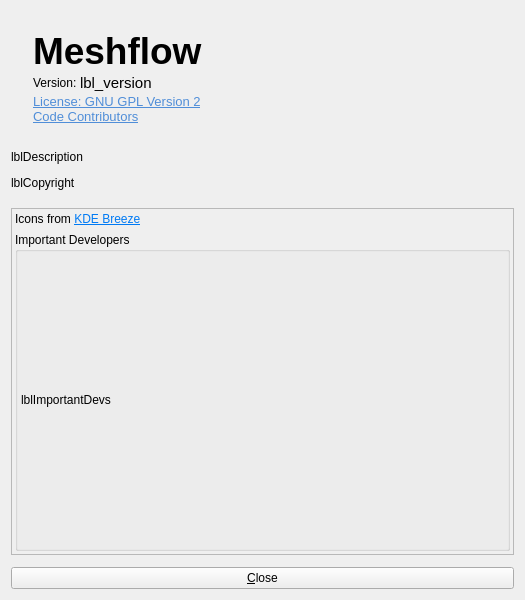
<?xml version="1.0" encoding="UTF-8"?>
<ui version="4.0">
 <class>AboutDialog</class>
 <widget class="QDialog" name="AboutDialog">
  <property name="windowModality">
   <enum>Qt::WindowModality::ApplicationModal</enum>
  </property>
  <property name="geometry">
   <rect>
    <x>0</x>
    <y>0</y>
    <width>525</width>
    <height>600</height>
   </rect>
  </property>
  <property name="sizePolicy">
   <sizepolicy hsizetype="Preferred" vsizetype="Preferred">
    <horstretch>0</horstretch>
    <verstretch>0</verstretch>
   </sizepolicy>
  </property>
  <property name="windowTitle">
   <string>About Meshflow</string>
  </property>
  <property name="windowIcon">
   <iconset theme="help-about"/>
  </property>
  <property name="modal">
   <bool>true</bool>
  </property>
  <layout class="QVBoxLayout" name="verticalLayout">
   <property name="spacing">
    <number>12</number>
   </property>
   <item>
    <widget class="QWidget" name="frameLogo" native="true">
     <property name="sizePolicy">
      <sizepolicy hsizetype="Preferred" vsizetype="Fixed">
       <horstretch>0</horstretch>
       <verstretch>0</verstretch>
      </sizepolicy>
     </property>
     <layout class="QGridLayout" name="gridLayout">
      <property name="verticalSpacing">
       <number>0</number>
      </property>
      <item row="4" column="1">
       <widget class="QLabel" name="linkGpl">
        <property name="sizePolicy">
         <sizepolicy hsizetype="Preferred" vsizetype="Fixed">
          <horstretch>0</horstretch>
          <verstretch>0</verstretch>
         </sizepolicy>
        </property>
        <property name="text">
         <string>&lt;!DOCTYPE HTML PUBLIC &quot;-//W3C//DTD HTML 4.0//EN&quot; &quot;http://www.w3.org/TR/REC-html40/strict.dtd&quot;&gt;
&lt;html&gt;&lt;head&gt;&lt;meta name=&quot;qrichtext&quot; content=&quot;1&quot; /&gt;&lt;style type=&quot;text/css&quot;&gt;
p, li { white-space: pre-wrap; }
&lt;/style&gt;&lt;/head&gt;&lt;body style=&quot; font-family:'Ubuntu'; font-size:10pt; font-weight:400; font-style:normal;&quot;&gt;
&lt;p style=&quot; margin-top:0px; margin-bottom:0px; margin-left:0px; margin-right:0px; -qt-block-indent:0; text-indent:0px;&quot;&gt;&lt;a href=&quot;https://www.gnu.org/licenses/old-licenses/gpl-2.0.html&quot;&gt;&lt;span style=&quot; text-decoration: underline; color:#508ed8;&quot;&gt;License: GNU GPL Version 2&lt;/a&gt;&lt;/span&gt;&lt;/p&gt;&lt;/body&gt;&lt;/html&gt;</string>
        </property>
        <property name="openExternalLinks">
         <bool>true</bool>
        </property>
       </widget>
      </item>
      <item row="6" column="1">
       <spacer name="verticalSpacer">
        <property name="orientation">
         <enum>Qt::Orientation::Vertical</enum>
        </property>
        <property name="sizeHint" stdset="0">
         <size>
          <width>20</width>
          <height>5</height>
         </size>
        </property>
       </spacer>
      </item>
      <item row="0" column="1">
       <spacer name="verticalSpacer_3">
        <property name="orientation">
         <enum>Qt::Orientation::Vertical</enum>
        </property>
        <property name="sizeHint" stdset="0">
         <size>
          <width>20</width>
          <height>10</height>
         </size>
        </property>
       </spacer>
      </item>
      <item row="1" column="1">
       <widget class="QLabel" name="lblName">
        <property name="sizePolicy">
         <sizepolicy hsizetype="Preferred" vsizetype="Fixed">
          <horstretch>0</horstretch>
          <verstretch>0</verstretch>
         </sizepolicy>
        </property>
        <property name="font">
         <font>
          <pointsize>28</pointsize>
          <bold>true</bold>
         </font>
        </property>
        <property name="text">
         <string notr="true">Meshflow</string>
        </property>
        <property name="scaledContents">
         <bool>false</bool>
        </property>
        <property name="alignment">
         <set>Qt::AlignmentFlag::AlignBottom|Qt::AlignmentFlag::AlignLeading|Qt::AlignmentFlag::AlignLeft</set>
        </property>
        <property name="indent">
         <number>0</number>
        </property>
        <property name="program_name" stdset="0">
         <bool>false</bool>
        </property>
       </widget>
      </item>
      <item row="0" column="0" rowspan="9">
       <widget class="QLabel" name="lblIcon">
        <property name="sizePolicy">
         <sizepolicy hsizetype="Preferred" vsizetype="Fixed">
          <horstretch>0</horstretch>
          <verstretch>0</verstretch>
         </sizepolicy>
        </property>
        <property name="autoFillBackground">
         <bool>false</bool>
        </property>
       </widget>
      </item>
      <item row="3" column="1">
       <widget class="QWidget" name="widget_2" native="true">
        <property name="sizePolicy">
         <sizepolicy hsizetype="Preferred" vsizetype="Fixed">
          <horstretch>0</horstretch>
          <verstretch>0</verstretch>
         </sizepolicy>
        </property>
        <layout class="QHBoxLayout" name="horizontalLayout">
         <property name="spacing">
          <number>0</number>
         </property>
         <property name="leftMargin">
          <number>0</number>
         </property>
         <property name="topMargin">
          <number>0</number>
         </property>
         <property name="rightMargin">
          <number>0</number>
         </property>
         <property name="bottomMargin">
          <number>0</number>
         </property>
         <item>
          <widget class="QLabel" name="label">
           <property name="sizePolicy">
            <sizepolicy hsizetype="Maximum" vsizetype="Fixed">
             <horstretch>0</horstretch>
             <verstretch>0</verstretch>
            </sizepolicy>
           </property>
           <property name="text">
            <string>Version: </string>
           </property>
           <property name="alignment">
            <set>Qt::AlignmentFlag::AlignLeading|Qt::AlignmentFlag::AlignLeft|Qt::AlignmentFlag::AlignVCenter</set>
           </property>
           <property name="indent">
            <number>0</number>
           </property>
          </widget>
         </item>
         <item>
          <widget class="QLabel" name="lblVersion">
           <property name="sizePolicy">
            <sizepolicy hsizetype="Maximum" vsizetype="Fixed">
             <horstretch>0</horstretch>
             <verstretch>0</verstretch>
            </sizepolicy>
           </property>
           <property name="font">
            <font>
             <pointsize>11</pointsize>
            </font>
           </property>
           <property name="text">
            <string notr="true">lbl_version</string>
           </property>
           <property name="alignment">
            <set>Qt::AlignmentFlag::AlignLeading|Qt::AlignmentFlag::AlignLeft|Qt::AlignmentFlag::AlignVCenter</set>
           </property>
           <property name="smaller_text" stdset="0">
            <bool>true</bool>
           </property>
          </widget>
         </item>
         <item>
          <widget class="QPushButton" name="btnCopyVersion">
           <property name="sizePolicy">
            <sizepolicy hsizetype="Fixed" vsizetype="Fixed">
             <horstretch>0</horstretch>
             <verstretch>0</verstretch>
            </sizepolicy>
           </property>
           <property name="maximumSize">
            <size>
             <width>32</width>
             <height>16777215</height>
            </size>
           </property>
           <property name="toolTip">
            <string>Copy version info</string>
           </property>
           <property name="icon">
            <iconset>
             <normaloff>:/icons/64x64/copy-dark.png</normaloff>:/icons/64x64/copy-dark.png</iconset>
           </property>
           <property name="flat">
            <bool>true</bool>
           </property>
          </widget>
         </item>
         <item>
          <spacer name="horizontalSpacer">
           <property name="sizePolicy">
            <sizepolicy hsizetype="Minimum" vsizetype="Minimum">
             <horstretch>0</horstretch>
             <verstretch>0</verstretch>
            </sizepolicy>
           </property>
           <property name="orientation">
            <enum>Qt::Orientation::Horizontal</enum>
           </property>
           <property name="sizeHint" stdset="0">
            <size>
             <width>40</width>
             <height>10</height>
            </size>
           </property>
          </spacer>
         </item>
        </layout>
       </widget>
      </item>
      <item row="5" column="1">
       <widget class="QLabel" name="linkContributors">
        <property name="sizePolicy">
         <sizepolicy hsizetype="Preferred" vsizetype="Fixed">
          <horstretch>0</horstretch>
          <verstretch>0</verstretch>
         </sizepolicy>
        </property>
        <property name="text">
         <string>&lt;!DOCTYPE HTML PUBLIC &quot;-//W3C//DTD HTML 4.0//EN&quot; &quot;http://www.w3.org/TR/REC-html40/strict.dtd&quot;&gt;
&lt;html&gt;&lt;head&gt;&lt;meta name=&quot;qrichtext&quot; content=&quot;1&quot; /&gt;&lt;style type=&quot;text/css&quot;&gt;
p, li { white-space: pre-wrap; }
&lt;/style&gt;&lt;/head&gt;&lt;body style=&quot; font-family:'Ubuntu'; font-size:10pt; font-weight:400; font-style:normal;&quot;&gt;
&lt;p style=&quot; margin-top:0px; margin-bottom:0px; margin-left:0px; margin-right:0px; -qt-block-indent:0; text-indent:0px;&quot;&gt;&lt;a href=&quot;https://github.com/RimoraStudio/Aether/graphs/contributors&quot;&gt;&lt;span style=&quot; text-decoration: underline; color:#508ed8;&quot;&gt;Code Contributors&lt;/span&gt;&lt;/a&gt;&lt;/p&gt;&lt;/body&gt;&lt;/html&gt;</string>
        </property>
        <property name="openExternalLinks">
         <bool>true</bool>
        </property>
       </widget>
      </item>
     </layout>
    </widget>
   </item>
   <item>
    <widget class="QLabel" name="lblDescription">
     <property name="sizePolicy">
      <sizepolicy hsizetype="Preferred" vsizetype="Fixed">
       <horstretch>0</horstretch>
       <verstretch>0</verstretch>
      </sizepolicy>
     </property>
     <property name="text">
      <string notr="true">lblDescription</string>
     </property>
     <property name="alignment">
      <set>Qt::AlignmentFlag::AlignLeading|Qt::AlignmentFlag::AlignLeft|Qt::AlignmentFlag::AlignTop</set>
     </property>
    </widget>
   </item>
   <item>
    <widget class="QLabel" name="lblCopyright">
     <property name="sizePolicy">
      <sizepolicy hsizetype="Preferred" vsizetype="Fixed">
       <horstretch>0</horstretch>
       <verstretch>0</verstretch>
      </sizepolicy>
     </property>
     <property name="text">
      <string notr="true">lblCopyright</string>
     </property>
    </widget>
   </item>
   <item>
    <spacer name="verticalSpacer_2">
     <property name="orientation">
      <enum>Qt::Orientation::Vertical</enum>
     </property>
     <property name="sizeType">
      <enum>QSizePolicy::Policy::Fixed</enum>
     </property>
     <property name="sizeHint" stdset="0">
      <size>
       <width>20</width>
       <height>6</height>
      </size>
     </property>
    </spacer>
   </item>
   <item>
    <widget class="QScrollArea" name="scrollArea">
     <property name="sizePolicy">
      <sizepolicy hsizetype="Preferred" vsizetype="Preferred">
       <horstretch>0</horstretch>
       <verstretch>0</verstretch>
      </sizepolicy>
     </property>
     <property name="sizeAdjustPolicy">
      <enum>QAbstractScrollArea::SizeAdjustPolicy::AdjustIgnored</enum>
     </property>
     <property name="widgetResizable">
      <bool>true</bool>
     </property>
     <widget class="QWidget" name="scrollAreaWidgetContents">
      <property name="geometry">
       <rect>
        <x>0</x>
        <y>0</y>
        <width>505</width>
        <height>294</height>
       </rect>
      </property>
      <property name="sizePolicy">
       <sizepolicy hsizetype="Preferred" vsizetype="Preferred">
        <horstretch>0</horstretch>
        <verstretch>0</verstretch>
       </sizepolicy>
      </property>
      <layout class="QVBoxLayout" name="verticalLayout_4">
       <property name="spacing">
        <number>6</number>
       </property>
       <property name="leftMargin">
        <number>3</number>
       </property>
       <property name="topMargin">
        <number>3</number>
       </property>
       <property name="rightMargin">
        <number>3</number>
       </property>
       <property name="bottomMargin">
        <number>3</number>
       </property>
       <item>
        <widget class="QLabel" name="label_2">
         <property name="sizePolicy">
          <sizepolicy hsizetype="Preferred" vsizetype="Maximum">
           <horstretch>0</horstretch>
           <verstretch>0</verstretch>
          </sizepolicy>
         </property>
         <property name="text">
          <string>&lt;html&gt;&lt;head/&gt;&lt;body&gt;&lt;p&gt;Icons from &lt;a href=&quot;https://develop.kde.org/frameworks/breeze-icons/&quot;&gt;&lt;span style=&quot; text-decoration: underline; color:#007af4;&quot;&gt;KDE Breeze&lt;/span&gt;&lt;/a&gt;&lt;/p&gt;&lt;/body&gt;&lt;/html&gt;</string>
         </property>
         <property name="openExternalLinks">
          <bool>true</bool>
         </property>
        </widget>
       </item>
       <item>
        <widget class="QGroupBox" name="groupBox">
         <property name="sizePolicy">
          <sizepolicy hsizetype="Preferred" vsizetype="Expanding">
           <horstretch>0</horstretch>
           <verstretch>0</verstretch>
          </sizepolicy>
         </property>
         <property name="title">
          <string>Important Developers</string>
         </property>
         <layout class="QVBoxLayout" name="verticalLayout_2">
          <property name="spacing">
           <number>0</number>
          </property>
          <property name="leftMargin">
           <number>3</number>
          </property>
          <property name="topMargin">
           <number>3</number>
          </property>
          <property name="rightMargin">
           <number>3</number>
          </property>
          <property name="bottomMargin">
           <number>3</number>
          </property>
          <item>
           <widget class="QLabel" name="lblImportantDevs">
            <property name="sizePolicy">
             <sizepolicy hsizetype="Preferred" vsizetype="Preferred">
              <horstretch>0</horstretch>
              <verstretch>0</verstretch>
             </sizepolicy>
            </property>
            <property name="frameShape">
             <enum>QFrame::Shape::NoFrame</enum>
            </property>
            <property name="text">
             <string notr="true">lblImportantDevs</string>
            </property>
            <property name="wordWrap">
             <bool>true</bool>
            </property>
           </widget>
          </item>
         </layout>
        </widget>
       </item>
      </layout>
     </widget>
    </widget>
   </item>
   <item>
    <widget class="QPushButton" name="btnOk">
     <property name="text">
      <string>&amp;Close</string>
     </property>
     <property name="icon">
      <iconset theme="window-close"/>
     </property>
    </widget>
   </item>
  </layout>
 </widget>
 <resources/>
 <connections/>
</ui>
